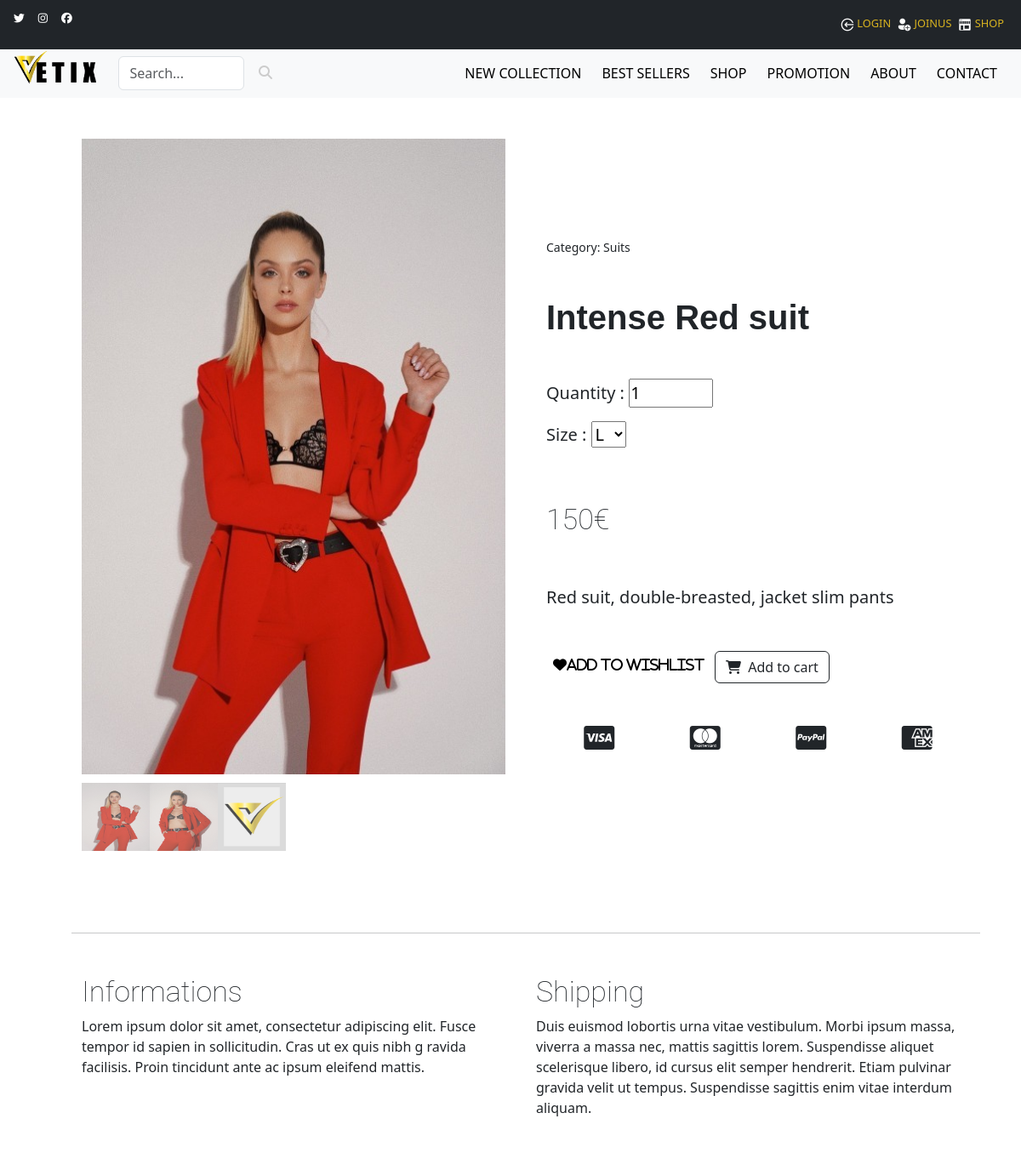
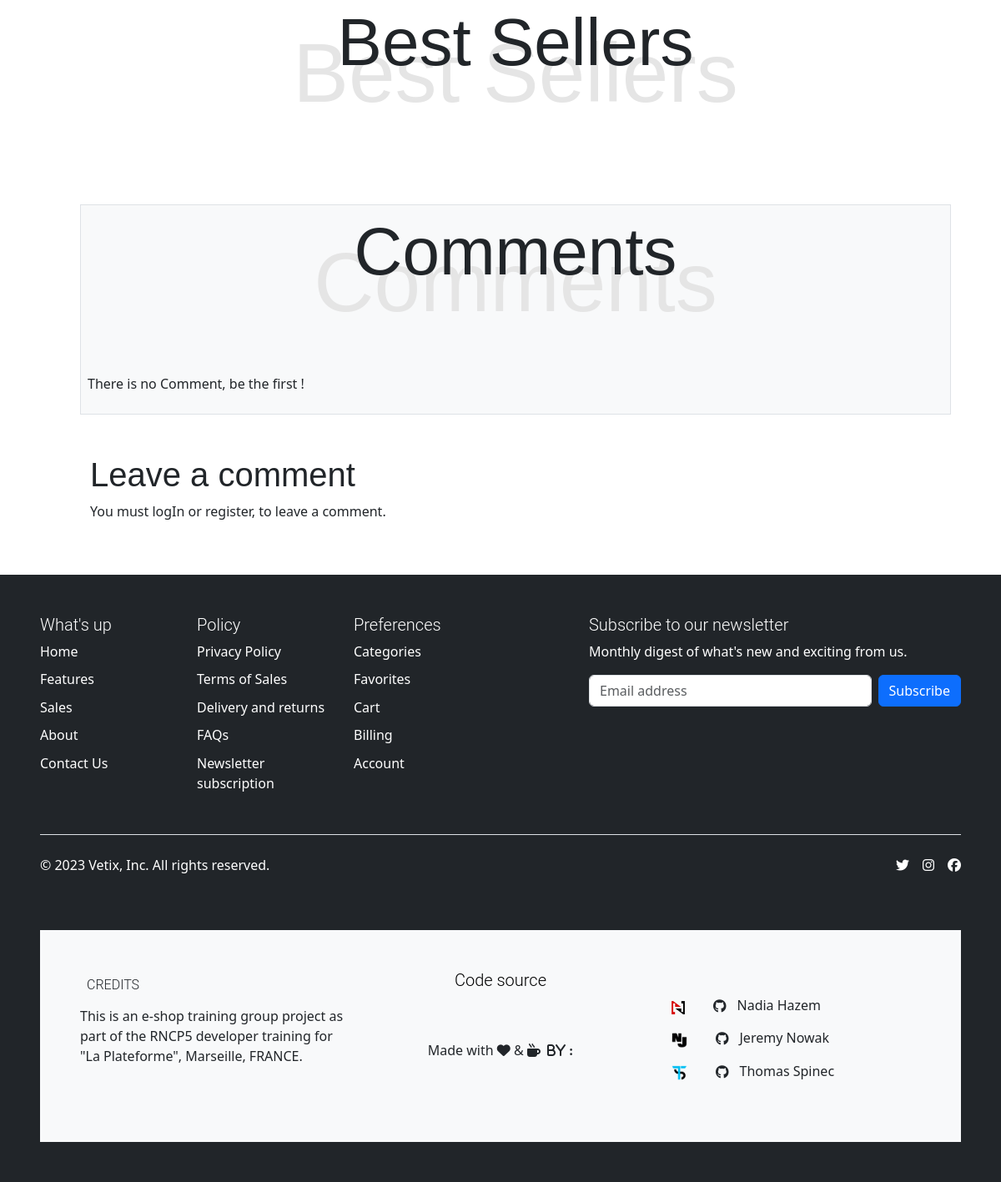
Screenshot of /product.php?id=5 with the database file from the repository (2 pictures, top to bottom).
### tables this page shows
CREATE TABLE IF NOT EXISTS `product` (
  `id_product` int(11) NOT NULL AUTO_INCREMENT,
  `title` varchar(255) NOT NULL,
  `description` text NOT NULL,
  `image` varchar(255) NOT NULL,
  `image_1` varchar(255) DEFAULT NULL,
  `image_2` varchar(255) DEFAULT NULL,
  `price` int(11) NOT NULL,
  `best_sellers` tinyint(1) NOT NULL DEFAULT '0',
  `new_collection` tinyint(1) NOT NULL DEFAULT '0',
  `promotion` tinyint(1) NOT NULL DEFAULT '0',
  `promotion_percentage` int(11) DEFAULT NULL,
  PRIMARY KEY (`id_product`)
);

CREATE TABLE IF NOT EXISTS `category` (
  `id_category` int(11) NOT NULL AUTO_INCREMENT,
  `name` varchar(255) NOT NULL,
  PRIMARY KEY (`id_category`)
);

### inc/class/Model.php (called while the page is built, shortened)
<?php
abstract class Model
{
    public function __construct()
    {
        $host = 'localhost';
        $dbname = 'boutique';
        $dbUser = 'root';
        $dbPass = '';
        try {
            $this->bdd = new PDO("mysql:host=$host;dbname=$dbname;charset=utf8", $dbUser, $dbPass);
        } catch (PDOException $e) {
            echo "Erreur : " . $e->getMessage();
            die();
        }
    }
}

### inc/php/callToClasses.php (called while the page is built, shortened)
<?php
require_once 'inc/class/User.php';
require_once 'inc/class/Product.php';
$user = new User();
$product = new Product();
?>

### inc/class/Product.php (called while the page is built, shortened)
<?php
require_once "Model.php";
class Product extends Model
{
    protected $bdd;
    protected $tablename = "product";
    public function getSize($idProduct)
    {
        $idProduct = htmlspecialchars($idProduct);
        $request = "SELECT product_size.id_product AS id_size_product,
        product_size.id_size, size.id_size, size.size
        FROM $this->tablename
        INNER JOIN product_size
        ON product.id_product=product_size.id_product
        INNER JOIN size
        ON product_size.id_size=size.id_size
        WHERE product.id_product = :idProduct";
        $select = $this->bdd->prepare($request);
        $select->execute([
            ":idProduct" => $idProduct,
        ]);
        $result = $select->fetchAll(PDO::FETCH_ASSOC);
        return $result;
    }
    public function getProductInfo($id)
    {
        $query = $this->bdd->prepare("SELECT * FROM $this->tablename WHERE id_product = :id");
        $query->execute([':id' => $id]);
        $result = $query->fetch(PDO::FETCH_ASSOC);
        return $result;
    }
    public function getCategoryName($id)
    {
        $query = $this->bdd->prepare("SELECT name FROM category INNER JOIN link_categ ON category.id_category = link_categ.id_categ WHERE link_categ.id_product = :id");
        $query->execute([':id' => $id]);
        $result = $query->fetch(PDO::FETCH_ASSOC);
        if ($result) {
            return $result['name'];
        } else {
            return 'not ok';
        }
    }
}

### inc/class/User.php (called while the page is built, shortened)
<?php
require_once 'Model.php';
class User extends Model
{
    public function isLogged()
    {
        if (isset($_SESSION['user'])) {
            return true;
        } else {
            return false;
        }
    }
}

### product.php (the view, shortened to what this page needs)
<?php require_once 'inc/php/callToClasses.php'; ?>
<!DOCTYPE html>
<html lang="fr">
<head>
    <link rel="stylesheet" href="inc/css/style.css">
    <link rel="stylesheet" href="https://cdnjs.cloudflare.com/ajax/libs/lightbox2/2.11.3/css/lightbox.min.css">
    <link rel="stylesheet" href="https://cdn.jsdelivr.net/npm/bootstrap@5.3.0-alpha3/dist/css/bootstrap.min.css">
</head>
<body>
    <?php include 'inc/header.php'; ?>
    <main class="container px-5 px-lg-5 mx-5 my-5">
        <?php
        $id = $_GET['id'];
        $product_info = $product->getProductInfo($id);
        $category = $product->getCategoryName($id);
        $image = $product_info['image'];
        $image1 = $product_info['image_1'];
        $image2 = $product_info['image_2'];
        $title = $product_info['title'];
        $sizesProduct = $product->getSize($id);
        ?>
        <div class="row gx-4 gx-lg-5 align-items-center">
            <div class="col-md-6">
                <?php $images = [$image, $image1, $image2]; ?>
                <?php foreach ($images as $index => $image) : ?>
                    <?php if (!empty($image) && $index === 0) : ?>
                        <a href="inc/img/shop/<?= $image ?>" data-lightbox="<?= $title ?>">
                            <img src="inc/img/shop/<?= $image ?>" alt="<?= $title ?>" class="product_img img-fluid">
                        </a>
                    <?php elseif (!empty($image) && $index !== 0) : ?>
                        <a href="inc/img/shop/<?= $image ?>" data-lightbox="<?= $title ?>" style="display:none;"></a>
                    <?php endif; ?>
                <?php endforeach; ?>
                <div class="thumbnails">
                    <img class="thumbnail" src="inc/img/shop/<?= $product_info['image'] ?>" data-full-image="inc/img/shop/<?= $product_info['image'] ?>">
                    <?php
                    if ($product_info['image_1'] != "") { ?>
                        <img class="thumbnail" src="inc/img/shop/<?= $product_info['image_1'] ?>" data-full-image="inc/img/shop/<?= $product_info['image_1'] ?>">
                    <?php }
                    if ($product_info['image_2'] != "") { ?>
                        <img class="thumbnail" src="inc/img/shop/<?= $product_info['image_2'] ?>" data-full-image="inc/img/shop/<?= $product_info['image_2'] ?>">
                    <?php } else { ?>
                        <img class="thumbnail" src="inc/img/shop/default.png" data-full-image="inc/img/shop/<?= $product_info['image'] ?>">
                    <?php } ?>
                </div>
            </div>
            <div class="col-md-6">
                <div class="small mb-5">Category: <?php echo $category; ?></div>
                <h2 class="display-5 fw-bolder my-5"><?php echo $product_info['title'] ?></h2>
                <div class="fs-5 mb-5">
                    <p class="">Quantity :
                        <input type="number" name="quantity" id="quantity" min="1" max="10" value="1">
                    </p>
                    <p class="">Size :
                        <select name="size" id="size">
                            <?php foreach ($sizesProduct as $cols => $valueSize) {
                            ?>
                                <option value="<?= $valueSize['size'] ?>"><?= $valueSize['size'] ?></option>
                            <?php
                            }
                            ?>
                        </select>
                    </p>
                    <?php if ($product_info['promotion'] == 1) {
                        $price = $product_info['price'] / 100;
                        $percentage = $product_info['promotion_percentage'];
                        $newPrice = $price - ($price * $percentage / 100);
                    ?>
                        <h3 class="py-5"><?= '<del>' . $price . '€</del> &nbsp;-' . $percentage . '% &nbsp;' . $newPrice ?>€</h3>
                    <?php } else { ?>
                        <h3 class="py-5"><?= $product_info['price'] / 100; ?>€</h3>
                    <?php } ?>
                    <p class="lead"><?= $product_info['description'] ?></p>
                </div>
                <div class="love d-flex mb-5">
                    <i class="heart heart-bk fas fa-heart px-2 pt-2" data-id="<?= $id ?>">Add to wishlist</i>
                    <?php if ($user->isLogged()) { ?>
                        <button id="add_to_cart" class="connected btn btn-outline-dark flex-shrink-0 mx-1" type="button" data-id="<?= $id ?>">
                            <i class="fas fa-shopping-cart me-1"></i>
                            Add to cart
                        </button>
                    <?php } else { ?>
                        <button id="add_to_cart" class="btn btn-outline-dark flex-shrink-0 mx-1" type="button" data-id="<?= $id ?>">
                            <i class="fas fa-shopping-cart me-1"></i>
                            Add to cart
                        </button>
                    <?php } ?>
                </div>
                <div class="d-flex mt-5 justify-content-around">
                    <i class="fab fa-2x fa-cc-visa"></i>
                    <i class="fab fa-2x fa-cc-mastercard"></i>
                    <i class="fab fa-2x fa-cc-paypal"></i>
                    <i class="fab fa-2x fa-cc-amex"></i>
                </div>
            </div>
        </div>
        <div class="row my-5">
            <hr class="my-5">
            <div class="col-md-6">
                <h3>Informations</h3>
                <p>Lorem ipsum dolor sit amet, consectetur adipiscing elit.
                    Fusce tempor id sapien in sollicitudin. Cras ut ex quis nibh g
                    ravida facilisis. Proin tincidunt ante ac ipsum eleifend mattis.</p>
            </div>
            <div class="col-md-6">
                <h3>Shipping</h3>
                <p>Duis euismod lobortis urna vitae vestibulum. Morbi ipsum massa, viverra a massa nec, mattis sagittis lorem. Suspendisse aliquet scelerisque libero, id cursus elit semper hendrerit. Etiam pulvinar gravida velit ut tempus. Suspendisse sagittis enim vitae interdum aliquam.</p>
            </div>
        </div>
        <section class="container overflow-hidden">
            <h1>Best Sellers</h1>
            <h1 class="ter">Best Sellers</h1>
        </section>
        <?php include 'inc/php/comment_our_project.php'; ?>
    </main>
    <?php include 'inc/footer.php'; ?>
</body>
</html>

### inc/css/style.css (style rules this page uses)
* { box-sizing: border-box; margin: 0; padding: 0; }
body { font-family: 'Open Sans', sans-serif; background-color: #fff; overflow-x : hidden; }
main { margin-top: 5%!important; width: 100%; min-height: 100vh; }
.container { width: 80%; margin: 0 auto; padding: 0; }
h1 { position: relative; font-family: 'Montserrat', sans-serif; font-size: 80px!important; font-weight: 100!important; text-align: center; z-index: 2!important; }
h1.ter { font-size: 100px!important; font-weight: 300!important; text-align: center; color: #E5E5E5; margin: -80px 0 50px 0; z-index: 1!important; }
h2 { font-family: 'Montserrat', sans-serif; font-size: 40px!important; font-weight: 300!important; margin: 0 0 20px 0; }
h3 { font-family: 'Roboto', sans-serif; font-size: 34px!important; font-weight: 100!important; margin: 0 0 20px 0; }
a { color: #d9b420!important; text-decoration: none!important; transition: all 0.3s ease-in-out; }
.heart { color: white; }
.heart-bk { color: black; }
.product_img { width: 100%; max-width: 400px; height: auto; margin: 0 auto; }
.thumbnails { display: flex; justify-content: flex-start; margin-top: 10px; }
.thumbnail { width: 80px; height: 80px; cursor: pointer; opacity: 0.7; transition: opacity 0.2s ease-in-out; }

### rows the page displays
product: image (picture), image_1 (picture), title "Intense Red suit", $product_info['price']/100 "150", description "Red suit, double-breasted, jacket slim pants"
category: name "Suits"

### other values shown
form field size "L"
